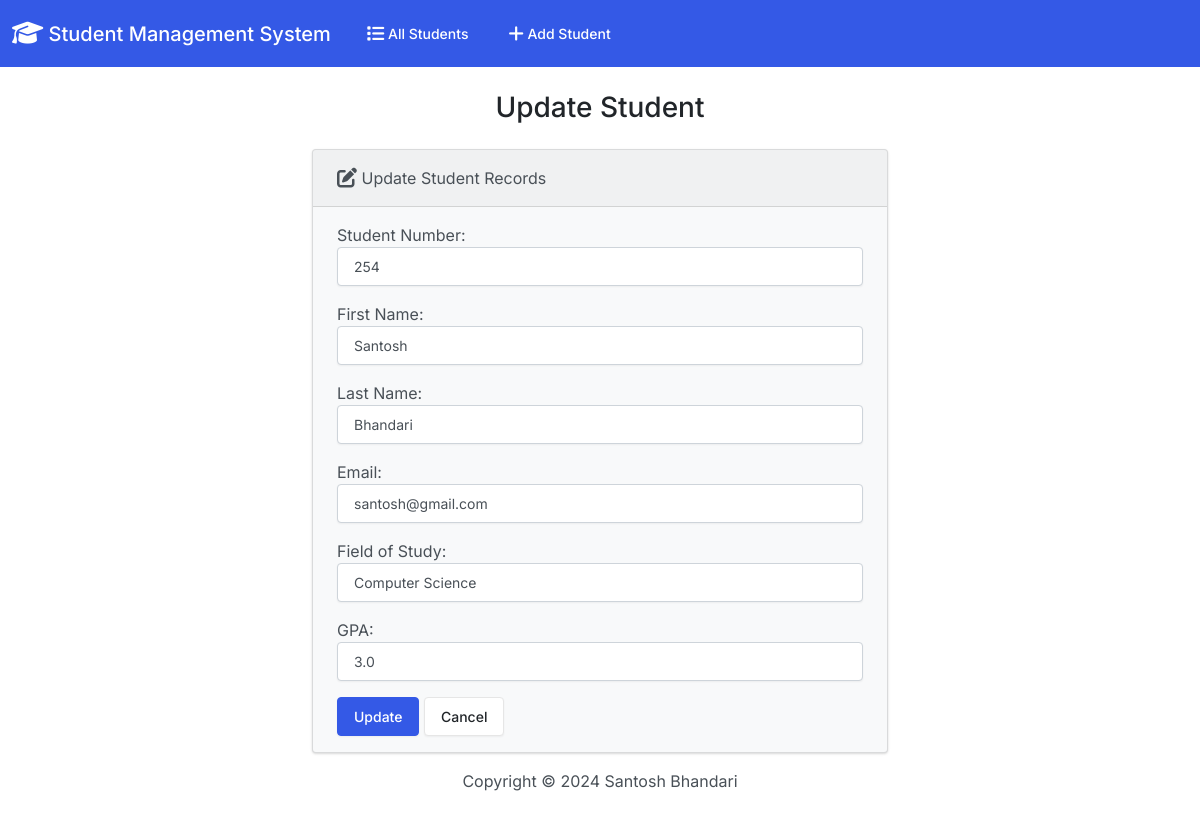
Page /edit/1/ on the committed database.
### Student/models.py (models this page shows)
class Student(models.Model):
  student_number = models.PositiveIntegerField()
  first_name = models.CharField(max_length=50)
  last_name = models.CharField(max_length=50)
  email = models.EmailField(max_length=100)
  field_of_study = models.CharField(max_length=50)
  gpa = models.FloatField()

### Student/views.py (the view)
# urls.py: path('edit/<int:id>/', views.edit, name='edit'),
def edit(request, id):
  if request.method == 'POST':
    student = Student.objects.get(pk=id)
    form = StudentForm(request.POST, instance=student)
    if form.is_valid():
      form.save()
      return render(request, 'edit.html', {
        'form': form,
        'success': True
      })
  else:
    student = Student.objects.get(pk=id)
    form = StudentForm(instance=student)
  return render(request, 'edit.html', {
    'form': form
  })

### Student/forms.py
class StudentForm(forms.ModelForm):
  class Meta:
    model = Student
    fields = ['student_number', 'first_name', 'last_name', 'email', 'field_of_study', 'gpa']
    labels = {
      'student_number': 'Student Number',
      'first_name': 'First Name',
      'last_name': 'Last Name',
      'email': 'Email',
      'field_of_study': 'Field of Study',
      'gpa': 'GPA'
    }
    widgets = {
      'student_number': forms.NumberInput(attrs={'class': 'form-control'}),
      'first_name': forms.TextInput(attrs={'class': 'form-control'}),
      'last_name': forms.TextInput(attrs={'class': 'form-control'}),
      'email': forms.EmailInput(attrs={'class': 'form-control'}),
      'field_of_study': forms.TextInput(attrs={'class': 'form-control'}),
      'gpa': forms.NumberInput(attrs={'class': 'form-control'}),
    }

### Templates/edit.html (shortened to what this page needs)
{% extends "base.html" %}
{% block mainbody %}
  <h3 class="text-center m-4">Update Student</h3>
  {% if success %}
    <div class="alert alert-success" role="alert">
      The student updated successfully.
      <a href="{% url 'index' %}" class="alert-link">Go to Home Page.</a>
    </div>
  {% else %}
    <div class="row justify-content-center">
      <div class="col-6">
        <div class="card bg-light mb-3">
          <div class="card-header">
            <i class="fa-solid fa-pen-to-square fa-lg"></i> Update Student Records
          </div>
          <div class="card-body">
            <form action="" method="POST">
              {{ form.as_p }}
              <button type="submit" class="btn btn-primary">Update</button>
              <a href="{% url 'index' %}" class="btn btn-secondary">Cancel</a>
            </form>
          </div>
        </div>
      </div>
    </div>
  {% endif %}
{% endblock %}

### rows in the picture
Student: student_number "254", first_name "Santosh", last_name "Bhandari", email "santosh@gmail.com", field_of_study "Computer Science", gpa "3.0"
